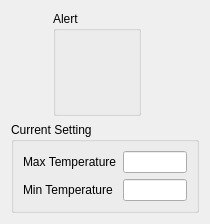
<?xml version="1.0" encoding="UTF-8"?>
<ui version="4.0">
 <class>RealTimeMonitorWidget</class>
 <widget class="QWidget" name="RealTimeMonitorWidget">
  <property name="geometry">
   <rect>
    <x>0</x>
    <y>0</y>
    <width>210</width>
    <height>204</height>
   </rect>
  </property>
  <property name="windowTitle">
   <string>Form</string>
  </property>
  <layout class="QVBoxLayout" name="verticalLayout">
   <item>
    <layout class="QHBoxLayout" name="horizontalLayout">
     <item>
      <widget class="QLabel" name="label">
       <property name="minimumSize">
        <size>
         <width>30</width>
         <height>100</height>
        </size>
       </property>
       <property name="maximumSize">
        <size>
         <width>30</width>
         <height>100</height>
        </size>
       </property>
       <property name="pixmap">
        <pixmap resource="res.qrc">:/pic/temp_code.png</pixmap>
       </property>
       <property name="scaledContents">
        <bool>true</bool>
       </property>
      </widget>
     </item>
     <item>
      <widget class="BigSpinBoxEdit" name="currentTemp" native="true"/>
     </item>
     <item>
      <widget class="QGroupBox" name="groupBox_2">
       <property name="title">
        <string>Alert</string>
       </property>
       <layout class="QVBoxLayout" name="verticalLayout_2">
        <item>
         <widget class="AlertLabel" name="alertLabel">
          <property name="minimumSize">
           <size>
            <width>64</width>
            <height>64</height>
           </size>
          </property>
          <property name="maximumSize">
           <size>
            <width>64</width>
            <height>64</height>
           </size>
          </property>
          <property name="scaledContents">
           <bool>true</bool>
          </property>
         </widget>
        </item>
       </layout>
      </widget>
     </item>
     <item>
      <spacer name="horizontalSpacer">
       <property name="orientation">
        <enum>Qt::Horizontal</enum>
       </property>
       <property name="sizeHint" stdset="0">
        <size>
         <width>40</width>
         <height>20</height>
        </size>
       </property>
      </spacer>
     </item>
    </layout>
   </item>
   <item>
    <widget class="QGroupBox" name="groupBox">
     <property name="title">
      <string>Current Setting</string>
     </property>
     <layout class="QGridLayout" name="gridLayout">
      <item row="0" column="0">
       <widget class="QLabel" name="label_3">
        <property name="text">
         <string>Max Temperature</string>
        </property>
       </widget>
      </item>
      <item row="0" column="1">
       <widget class="QLineEdit" name="maxTemp"/>
      </item>
      <item row="1" column="0">
       <widget class="QLabel" name="label_4">
        <property name="text">
         <string>Min Temperature</string>
        </property>
       </widget>
      </item>
      <item row="1" column="1">
       <widget class="QLineEdit" name="minTemp"/>
      </item>
     </layout>
    </widget>
   </item>
  </layout>
 </widget>
 <customwidgets>
  <customwidget>
   <class>BigSpinBoxEdit</class>
   <extends>QWidget</extends>
   <header>BigSpinBoxEdit.h</header>
   <container>1</container>
  </customwidget>
  <customwidget>
   <class>AlertLabel</class>
   <extends>QLabel</extends>
   <header>AlertLabel.h</header>
  </customwidget>
 </customwidgets>
 <resources>
  <include location="res.qrc"/>
 </resources>
 <connections/>
</ui>
